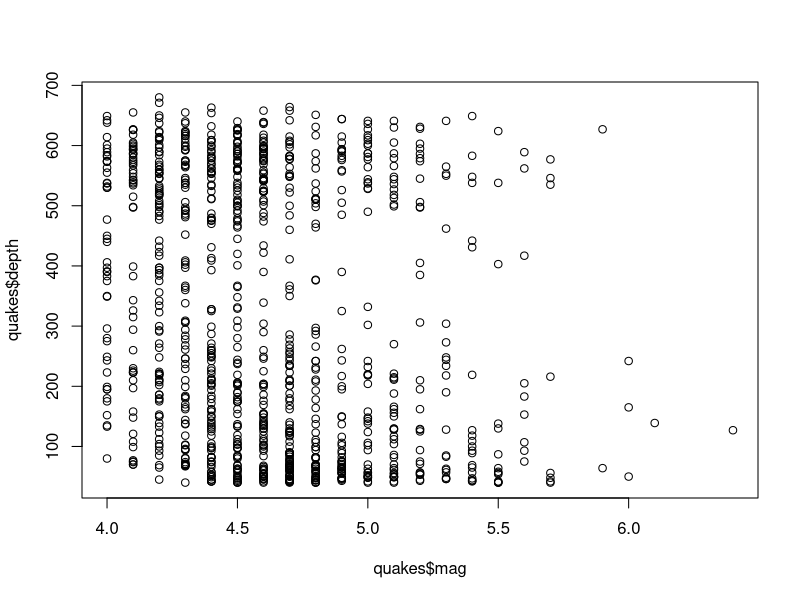
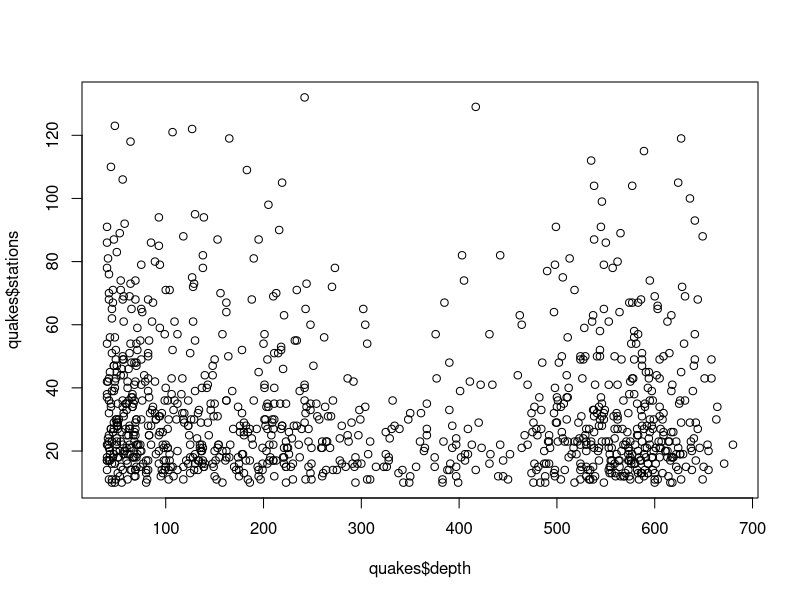
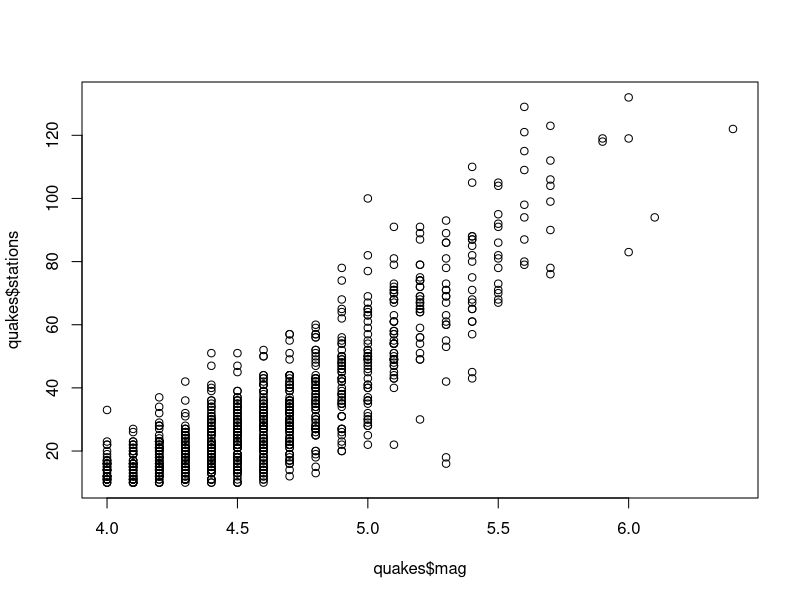
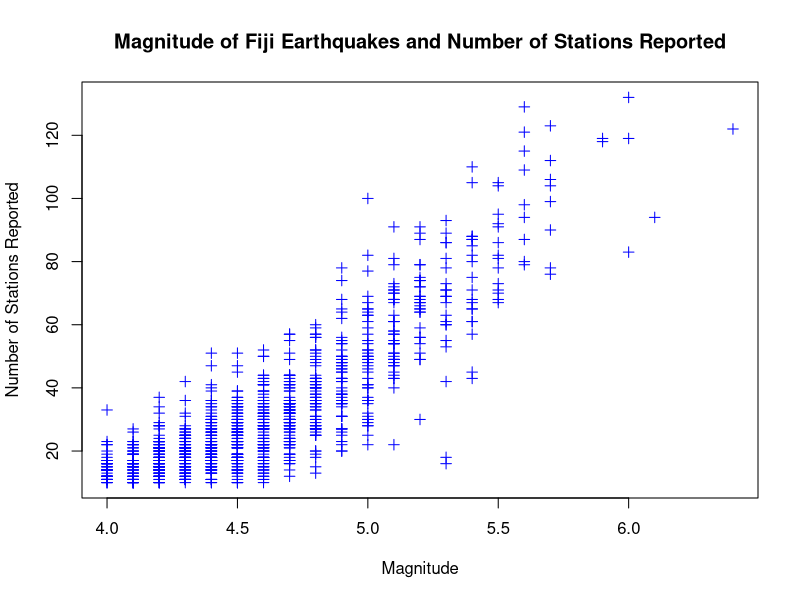
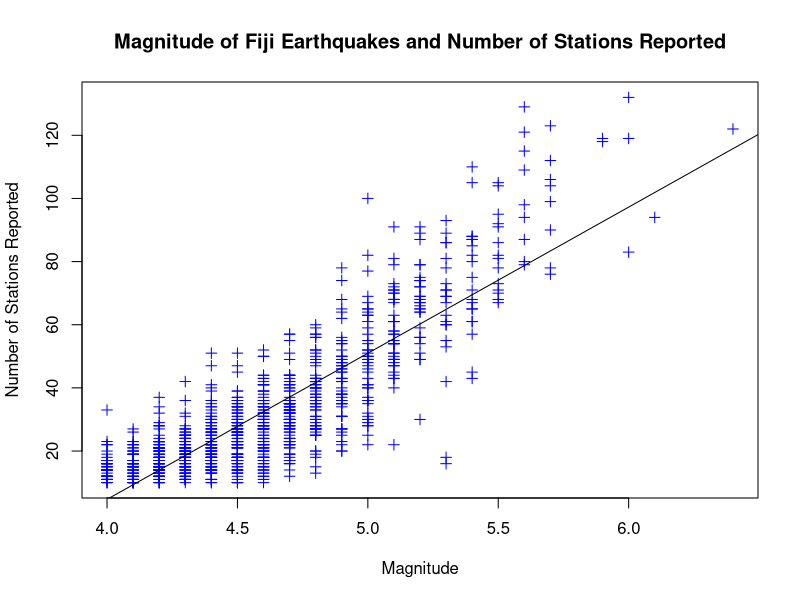
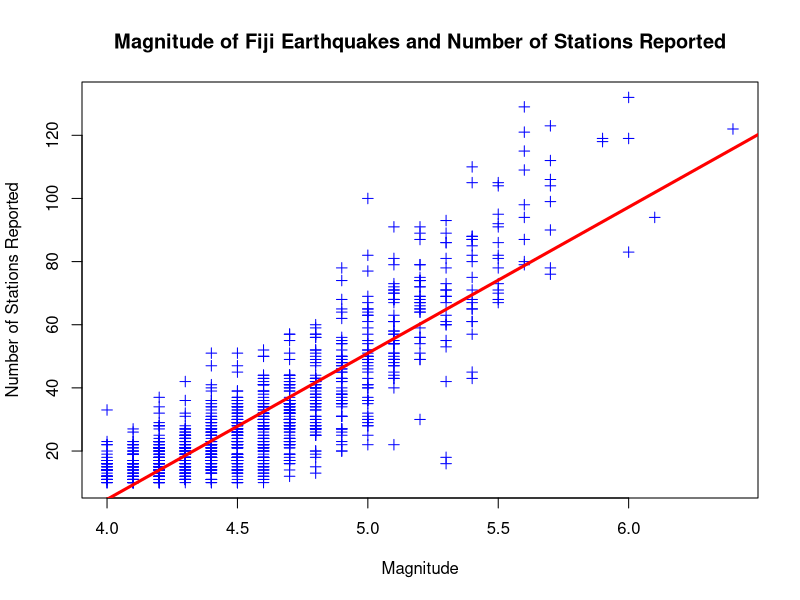

Write R code to recreate these figures, in order.
## ---- chunk 1
knitr::opts_chunk$set(echo = TRUE)
## ---- chunk 2

# using this symbol renders a line inactive, R will skip over it when reading your code commands. 
# this is called "commenting" and is used to make notes in your code
# you can use these notes to remind yourself why or how you did something
# or to show someone else when you share your code

# here is an active code line: 

R.Version()

#this will check which version of R is installed on your computer and return the information in the console

# R will read your commands in this structure: function(variable)

## ---- chunk 3
# load the data using the data() function
data(quakes)
## ---- chunk 4
# examine the structure of the dataset using the str() function
str(quakes)
## ---- chunk 5
#examine the first six rows of the dataset using the head() function
head(quakes)
## ---- chunk 6
# we will build some plots to see if it looks like any variables are correlated
# let's start with magnitude and depth of the earthquakes
# we can use the plot() function with the formula plot(x,y) in format data$variable, data$variable

plot(quakes$mag, quakes$depth)
## ---- chunk 7
# trying the plot function again, with depth and number of stations reporting
plot(quakes$depth, quakes$stations)
## ---- chunk 8
# trying the plot function again, with magnitude and number of stations reporting
plot(quakes$mag, quakes$stations)
## ---- chunk 9
# we are going to add some labels and a title to the plot
plot(quakes$mag, quakes$stations,
     #first we will do the x-label
     xlab= "Magnitude",
     #now the y-label
     ylab= "Number of Stations Reported",
     # now the main plot title
     main= "Magnitude of Fiji Earthquakes and Number of Stations Reported",
     # let's change the plot points color, R can recognize a number of color names
     # try a color you like inside double quotation marks
     # look at the R color cheat sheet in your student binder
     col = "blue",
     # and change the plotting character symbol
     #this can be a range from 0-18 with different symbols
     #try and find one you like
     pch = 3
     )
## ---- chunk 10
# now build the linear model, let's assign it a special name
quakes.model=lm(quakes$stations~quakes$mag)
## ---- chunk 11
#check the summary of the linear regression model
summary(quakes.model)
## ---- chunk 12
plot(quakes$mag, quakes$stations,
     xlab= "Magnitude",
     ylab= "Number of Stations Reported",
     main= "Magnitude of Fiji Earthquakes and Number of Stations Reported",
     col = "blue",
     pch = 3
)
# now we will add a feature to the plot
#and the function for an a-b line which adds a straight line
abline(-180.42, 46.28)
## ---- chunk 13
plot(quakes$mag, quakes$stations,
     xlab= "Magnitude",
     ylab= "Number of Stations Reported",
     main= "Magnitude of Fiji Earthquakes and Number of Stations Reported",
     col = "blue",
     pch = 3
)
  #customize the line color using col = , and line width by lwd =
abline(-180.42, 46.28, col = "red", lwd = 3)
## ---- chunk 14
# this prints a list of all the built-in datasets
data()
